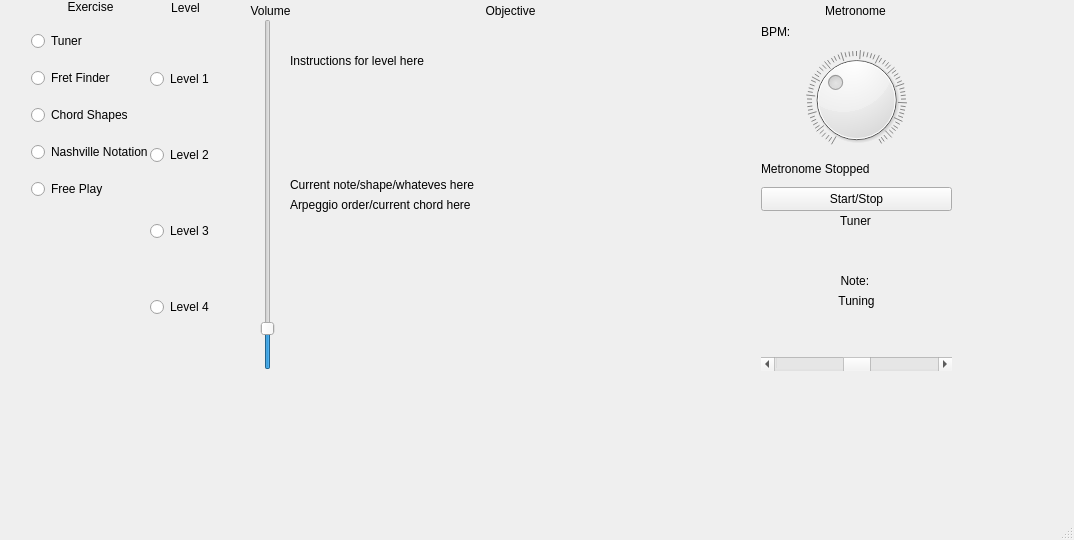
<?xml version="1.0" encoding="UTF-8"?>
<ui version="4.0">
 <class>BassBot</class>
 <widget class="QMainWindow" name="BassBot">
  <property name="geometry">
   <rect>
    <x>0</x>
    <y>0</y>
    <width>1074</width>
    <height>540</height>
   </rect>
  </property>
  <property name="windowTitle">
   <string>BassBot</string>
  </property>
  <widget class="QWidget" name="centralwidget">
   <widget class="QWidget" name="verticalLayoutWidget">
    <property name="geometry">
     <rect>
      <x>31</x>
      <y>20</y>
      <width>121</width>
      <height>191</height>
     </rect>
    </property>
    <layout class="QVBoxLayout" name="ExerciseLayout">
     <item>
      <widget class="QRadioButton" name="exerciseRadioTuner">
       <property name="text">
        <string>Tuner</string>
       </property>
      </widget>
     </item>
     <item>
      <widget class="QRadioButton" name="exerciseRadioFrets">
       <property name="text">
        <string>Fret Finder</string>
       </property>
      </widget>
     </item>
     <item>
      <widget class="QRadioButton" name="exerciseRadioChords">
       <property name="text">
        <string>Chord Shapes</string>
       </property>
      </widget>
     </item>
     <item>
      <widget class="QRadioButton" name="exerciseRadioNash">
       <property name="text">
        <string>Nashville Notation</string>
       </property>
      </widget>
     </item>
     <item>
      <widget class="QRadioButton" name="exerciseRadioFreePlay">
       <property name="text">
        <string>Free Play</string>
       </property>
      </widget>
     </item>
    </layout>
   </widget>
   <widget class="QWidget" name="verticalLayoutWidget_3">
    <property name="geometry">
     <rect>
      <x>761</x>
      <y>230</y>
      <width>191</width>
      <height>141</height>
     </rect>
    </property>
    <layout class="QVBoxLayout" name="TunerLayout">
     <item>
      <widget class="QLabel" name="TunerNote">
       <property name="text">
        <string>Note: </string>
       </property>
       <property name="alignment">
        <set>Qt::AlignBottom|Qt::AlignHCenter</set>
       </property>
      </widget>
     </item>
     <item>
      <widget class="QLabel" name="TunerOffBy">
       <property name="text">
        <string>Tuning</string>
       </property>
       <property name="alignment">
        <set>Qt::AlignHCenter|Qt::AlignTop</set>
       </property>
      </widget>
     </item>
     <item>
      <widget class="QScrollBar" name="tunerScrollBar">
       <property name="maximum">
        <number>100</number>
       </property>
       <property name="value">
        <number>50</number>
       </property>
       <property name="orientation">
        <enum>Qt::Horizontal</enum>
       </property>
      </widget>
     </item>
    </layout>
   </widget>
   <widget class="QWidget" name="verticalLayoutWidget_4">
    <property name="geometry">
     <rect>
      <x>761</x>
      <y>20</y>
      <width>191</width>
      <height>191</height>
     </rect>
    </property>
    <layout class="QVBoxLayout" name="MetronomeLayout">
     <item>
      <widget class="QLabel" name="metroBpmLabel">
       <property name="text">
        <string>BPM:</string>
       </property>
      </widget>
     </item>
     <item>
      <widget class="QDial" name="metroBpmDial">
       <property name="enabled">
        <bool>true</bool>
       </property>
       <property name="minimum">
        <number>30</number>
       </property>
       <property name="maximum">
        <number>300</number>
       </property>
       <property name="value">
        <number>120</number>
       </property>
       <property name="notchesVisible">
        <bool>true</bool>
       </property>
      </widget>
     </item>
     <item>
      <widget class="QLabel" name="metroLabel">
       <property name="text">
        <string>Metronome Stopped</string>
       </property>
      </widget>
     </item>
     <item>
      <widget class="QPushButton" name="metroButton">
       <property name="sizePolicy">
        <sizepolicy hsizetype="Minimum" vsizetype="Minimum">
         <horstretch>0</horstretch>
         <verstretch>0</verstretch>
        </sizepolicy>
       </property>
       <property name="text">
        <string>Start/Stop</string>
       </property>
      </widget>
     </item>
    </layout>
   </widget>
   <widget class="QWidget" name="verticalLayoutWidget_5">
    <property name="geometry">
     <rect>
      <x>30</x>
      <y>209</y>
      <width>121</width>
      <height>161</height>
     </rect>
    </property>
    <layout class="QVBoxLayout" name="ReportLayout"/>
   </widget>
   <widget class="QWidget" name="verticalLayoutWidget_6">
    <property name="geometry">
     <rect>
      <x>150</x>
      <y>19</y>
      <width>111</width>
      <height>351</height>
     </rect>
    </property>
    <layout class="QVBoxLayout" name="OptionsLayout">
     <item>
      <widget class="QRadioButton" name="levelRadio1">
       <property name="text">
        <string>Level 1</string>
       </property>
      </widget>
     </item>
     <item>
      <widget class="QRadioButton" name="levelRadio2">
       <property name="text">
        <string>Level 2</string>
       </property>
      </widget>
     </item>
     <item>
      <widget class="QRadioButton" name="levelRadio3">
       <property name="text">
        <string>Level 3</string>
       </property>
      </widget>
     </item>
     <item>
      <widget class="QRadioButton" name="levelRadio4">
       <property name="text">
        <string>Level 4</string>
       </property>
      </widget>
     </item>
    </layout>
   </widget>
   <widget class="QWidget" name="verticalLayoutWidget_7">
    <property name="geometry">
     <rect>
      <x>290</x>
      <y>19</y>
      <width>471</width>
      <height>351</height>
     </rect>
    </property>
    <layout class="QVBoxLayout" name="ObjectiveLayout">
     <item>
      <widget class="QLabel" name="instructionsLabel">
       <property name="text">
        <string>Instructions for level here</string>
       </property>
       <property name="wordWrap">
        <bool>true</bool>
       </property>
      </widget>
     </item>
     <item>
      <widget class="QLabel" name="currentGoalLabel">
       <property name="text">
        <string>Current note/shape/whateves here</string>
       </property>
       <property name="alignment">
        <set>Qt::AlignBottom|Qt::AlignLeading|Qt::AlignLeft</set>
       </property>
       <property name="wordWrap">
        <bool>true</bool>
       </property>
      </widget>
     </item>
     <item>
      <widget class="QLabel" name="secondaryGoalLabel">
       <property name="text">
        <string>Arpeggio order/current chord here</string>
       </property>
       <property name="alignment">
        <set>Qt::AlignLeading|Qt::AlignLeft|Qt::AlignTop</set>
       </property>
      </widget>
     </item>
     <item>
      <widget class="QLabel" name="currentStatusLabel">
       <property name="text">
        <string/>
       </property>
      </widget>
     </item>
    </layout>
   </widget>
   <widget class="QWidget" name="verticalLayoutWidget_8">
    <property name="geometry">
     <rect>
      <x>260</x>
      <y>19</y>
      <width>31</width>
      <height>351</height>
     </rect>
    </property>
    <layout class="QVBoxLayout" name="VolumeLayout">
     <item>
      <widget class="QSlider" name="volumeSlider">
       <property name="value">
        <number>10</number>
       </property>
       <property name="sliderPosition">
        <number>10</number>
       </property>
       <property name="orientation">
        <enum>Qt::Vertical</enum>
       </property>
      </widget>
     </item>
    </layout>
   </widget>
   <widget class="QWidget" name="horizontalLayoutWidget">
    <property name="geometry">
     <rect>
      <x>0</x>
      <y>20</y>
      <width>31</width>
      <height>351</height>
     </rect>
    </property>
    <layout class="QHBoxLayout" name="horizontalLayout">
     <item>
      <spacer name="horizontalSpacer">
       <property name="orientation">
        <enum>Qt::Horizontal</enum>
       </property>
       <property name="sizeHint" stdset="0">
        <size>
         <width>40</width>
         <height>20</height>
        </size>
       </property>
      </spacer>
     </item>
    </layout>
   </widget>
   <widget class="QWidget" name="horizontalLayoutWidget_2">
    <property name="geometry">
     <rect>
      <x>950</x>
      <y>20</y>
      <width>31</width>
      <height>351</height>
     </rect>
    </property>
    <layout class="QHBoxLayout" name="horizontalLayout_2"/>
   </widget>
   <widget class="QWidget" name="verticalLayoutWidget_2">
    <property name="geometry">
     <rect>
      <x>30</x>
      <y>0</y>
      <width>121</width>
      <height>21</height>
     </rect>
    </property>
    <layout class="QVBoxLayout" name="verticalLayout">
     <item>
      <widget class="QLabel" name="label">
       <property name="sizePolicy">
        <sizepolicy hsizetype="Minimum" vsizetype="Minimum">
         <horstretch>0</horstretch>
         <verstretch>0</verstretch>
        </sizepolicy>
       </property>
       <property name="text">
        <string>Exercise</string>
       </property>
       <property name="alignment">
        <set>Qt::AlignHCenter|Qt::AlignTop</set>
       </property>
      </widget>
     </item>
    </layout>
   </widget>
   <widget class="QWidget" name="verticalLayoutWidget_9">
    <property name="geometry">
     <rect>
      <x>150</x>
      <y>0</y>
      <width>71</width>
      <height>21</height>
     </rect>
    </property>
    <layout class="QVBoxLayout" name="verticalLayout_2">
     <item>
      <widget class="QLabel" name="optionsLabel">
       <property name="sizePolicy">
        <sizepolicy hsizetype="Minimum" vsizetype="Minimum">
         <horstretch>0</horstretch>
         <verstretch>0</verstretch>
        </sizepolicy>
       </property>
       <property name="maximumSize">
        <size>
         <width>16777215</width>
         <height>19</height>
        </size>
       </property>
       <property name="text">
        <string>Level</string>
       </property>
       <property name="alignment">
        <set>Qt::AlignHCenter|Qt::AlignTop</set>
       </property>
      </widget>
     </item>
    </layout>
   </widget>
   <widget class="QWidget" name="verticalLayoutWidget_10">
    <property name="geometry">
     <rect>
      <x>220</x>
      <y>0</y>
      <width>101</width>
      <height>21</height>
     </rect>
    </property>
    <layout class="QVBoxLayout" name="verticalLayout_3">
     <item>
      <widget class="QLabel" name="label_3">
       <property name="text">
        <string>Volume</string>
       </property>
       <property name="alignment">
        <set>Qt::AlignCenter</set>
       </property>
      </widget>
     </item>
    </layout>
   </widget>
   <widget class="QWidget" name="verticalLayoutWidget_11">
    <property name="geometry">
     <rect>
      <x>760</x>
      <y>0</y>
      <width>191</width>
      <height>21</height>
     </rect>
    </property>
    <layout class="QVBoxLayout" name="verticalLayout_4">
     <item>
      <widget class="QLabel" name="label_4">
       <property name="text">
        <string>Metronome</string>
       </property>
       <property name="alignment">
        <set>Qt::AlignCenter</set>
       </property>
      </widget>
     </item>
    </layout>
   </widget>
   <widget class="QWidget" name="verticalLayoutWidget_12">
    <property name="geometry">
     <rect>
      <x>430</x>
      <y>0</y>
      <width>161</width>
      <height>21</height>
     </rect>
    </property>
    <layout class="QVBoxLayout" name="verticalLayout_5">
     <item>
      <widget class="QLabel" name="label_2">
       <property name="text">
        <string>Objective</string>
       </property>
       <property name="alignment">
        <set>Qt::AlignCenter</set>
       </property>
      </widget>
     </item>
    </layout>
   </widget>
   <widget class="QWidget" name="verticalLayoutWidget_13">
    <property name="geometry">
     <rect>
      <x>760</x>
      <y>210</y>
      <width>191</width>
      <height>21</height>
     </rect>
    </property>
    <layout class="QVBoxLayout" name="verticalLayout_6">
     <item>
      <widget class="QLabel" name="TunerLabel">
       <property name="text">
        <string>Tuner</string>
       </property>
       <property name="alignment">
        <set>Qt::AlignCenter</set>
       </property>
      </widget>
     </item>
    </layout>
   </widget>
  </widget>
  <widget class="QMenuBar" name="menubar">
   <property name="geometry">
    <rect>
     <x>0</x>
     <y>0</y>
     <width>1074</width>
     <height>21</height>
    </rect>
   </property>
  </widget>
  <widget class="QStatusBar" name="statusbar"/>
 </widget>
 <resources/>
 <connections/>
</ui>
